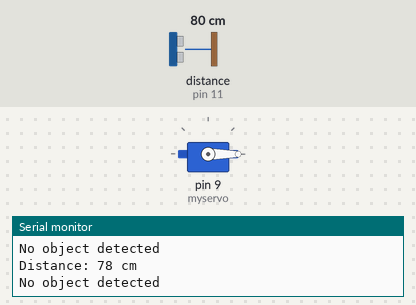
This sketch was run on a simulated Arduino Uno, built with avr-gcc and run on an emulated ATmega328P. On the bench: servo, the last lines printed to the serial monitor. Wiring (inferred from the names in the program): ultrasonic range finder: trigger pin 10; echo pin 11. The test bench sets the inputs (shaded band); at power-on: distance to the obstacle (sensor on pin 11) 80 cm. The echo pulse lasts 58.3 µs per cm.

Above: at 3.8 s.
3.9 s: distance to the obstacle (sensor on pin 11) set to 23 cm
7.8 s: distance to the obstacle (sensor on pin 11) set to 18 cm
At 9.8 s:
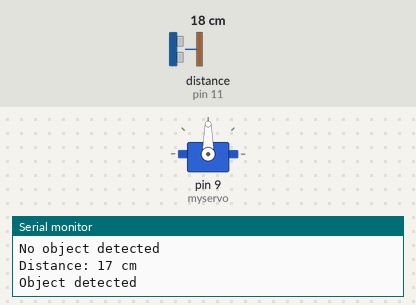
11.7 s: distance to the obstacle (sensor on pin 11) set to 35 cm
At 14.2 s:
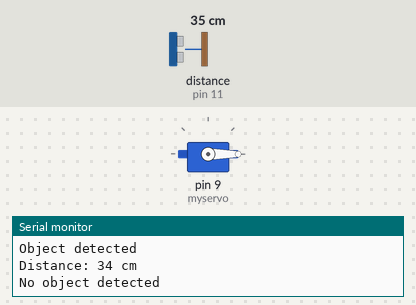
15.6 s: distance to the obstacle (sensor on pin 11) set to 2 cm
At 16.5 s:
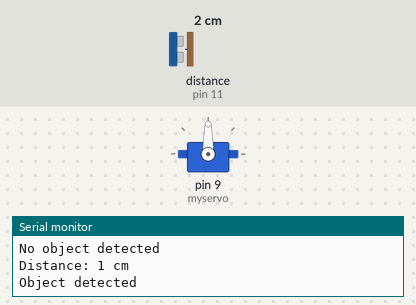
Timing chart, 0 to 18.6 s (numbered marks = the images above; inputs shaded):
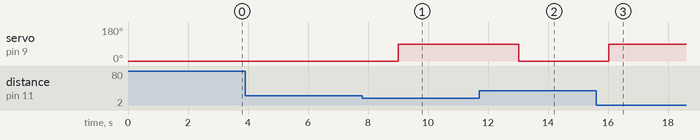

The sketch:

Railway_Accident_Prevention.ino
```cpp
#include <Servo.h>

Servo myservo;  // Create a servo object
int trigPin = 10;  // Define the trigger pin for the ultrasonic sensor
int echoPin = 11;  // Define the echo pin for the ultrasonic sensor
int threshold = 20;  // Set the threshold distance in cm for object detection
int servoPosition = 0;  // Variable to store the servo position

void setup() {
  myservo.attach(9);  // Attach the servo to pin 9
  myservo.write(servoPosition);  // Move the servo to its initial position
  Serial.begin(9600);  // Initialize serial communication

  pinMode(trigPin, OUTPUT);  // Set the trigger pin as an output
  pinMode(echoPin, INPUT);   // Set the echo pin as an input
}

void loop() {
  long duration, distance;

  // Clear the trigger
  digitalWrite(trigPin, LOW);
  delayMicroseconds(2);

  // Set the trigger to HIGH for 10 microseconds
  digitalWrite(trigPin, HIGH);
  delayMicroseconds(10);
  digitalWrite(trigPin, LOW);

  // Read the echo pin
  duration = pulseIn(echoPin, HIGH);

  // Calculate the distance in cm
  distance = duration * 0.034 / 2;  // Speed of sound is 0.034 cm/µs

  Serial.print("Distance: ");
  Serial.print(distance);
  Serial.println(" cm");

  if (distance < threshold) {
    // Object detected
    myservo.write(90);  // Rotate servo to 90 degrees (counterclockwise)
    Serial.println("Object detected");
    delay(1000);  // Delay for 1 second before returning
  } else {
    // No object detected
    myservo.write(0);  // Return servo to its original position
    Serial.println("No object detected");
  }

  delay(3000);  // Add a small delay for stability
}
```

Measured:
- the behaviour switches between 21 and 20 cm on distance to the obstacle (sensor on pin 11) (found by bisection; images 0 and 1)
- after the input at 7.8 s, servo on pin 9 (myservo): 0° → 90° after 1.2 s
- after the input at 11.7 s, servo on pin 9 (myservo): 90° → 0° after 1.3 s
- after the input at 15.6 s, servo on pin 9 (myservo): 0° → 90° after 0.42 s
